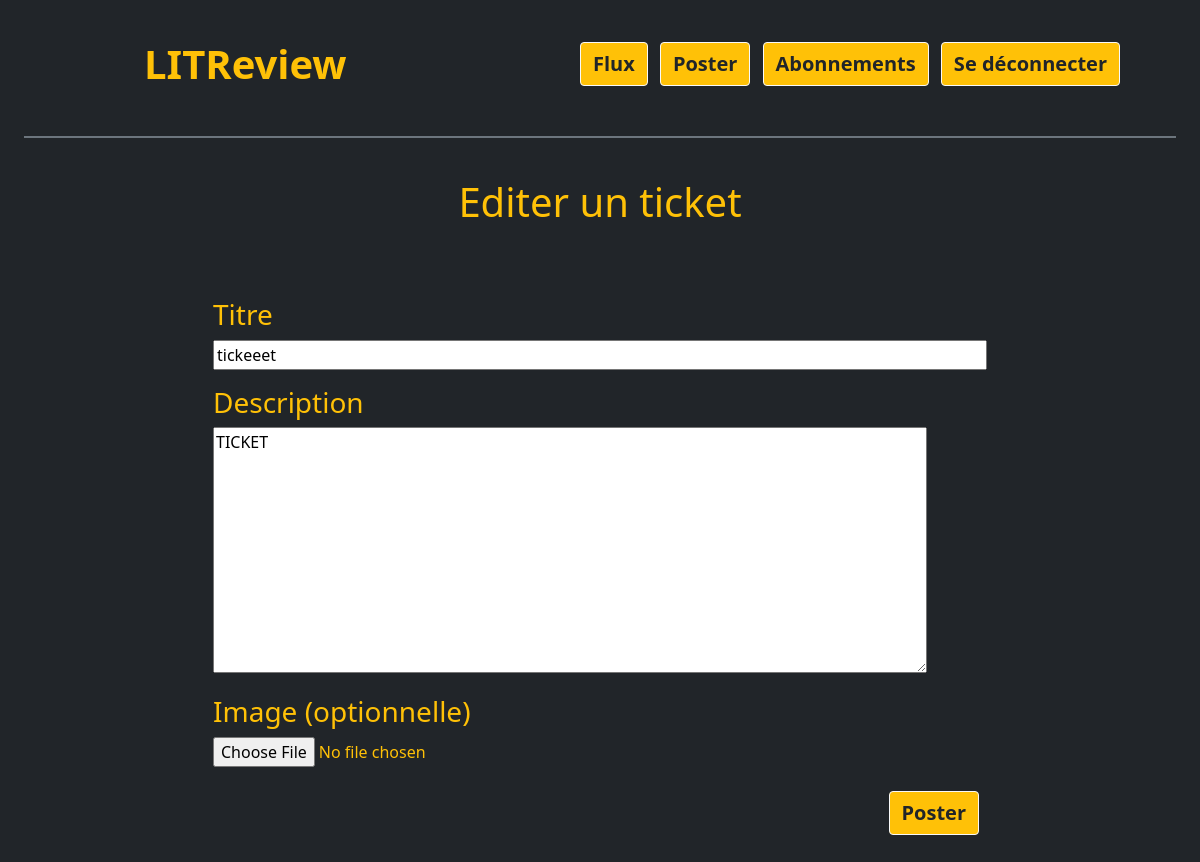
The app's page /reviews/ticket_edit/31/ (signed in), older data.
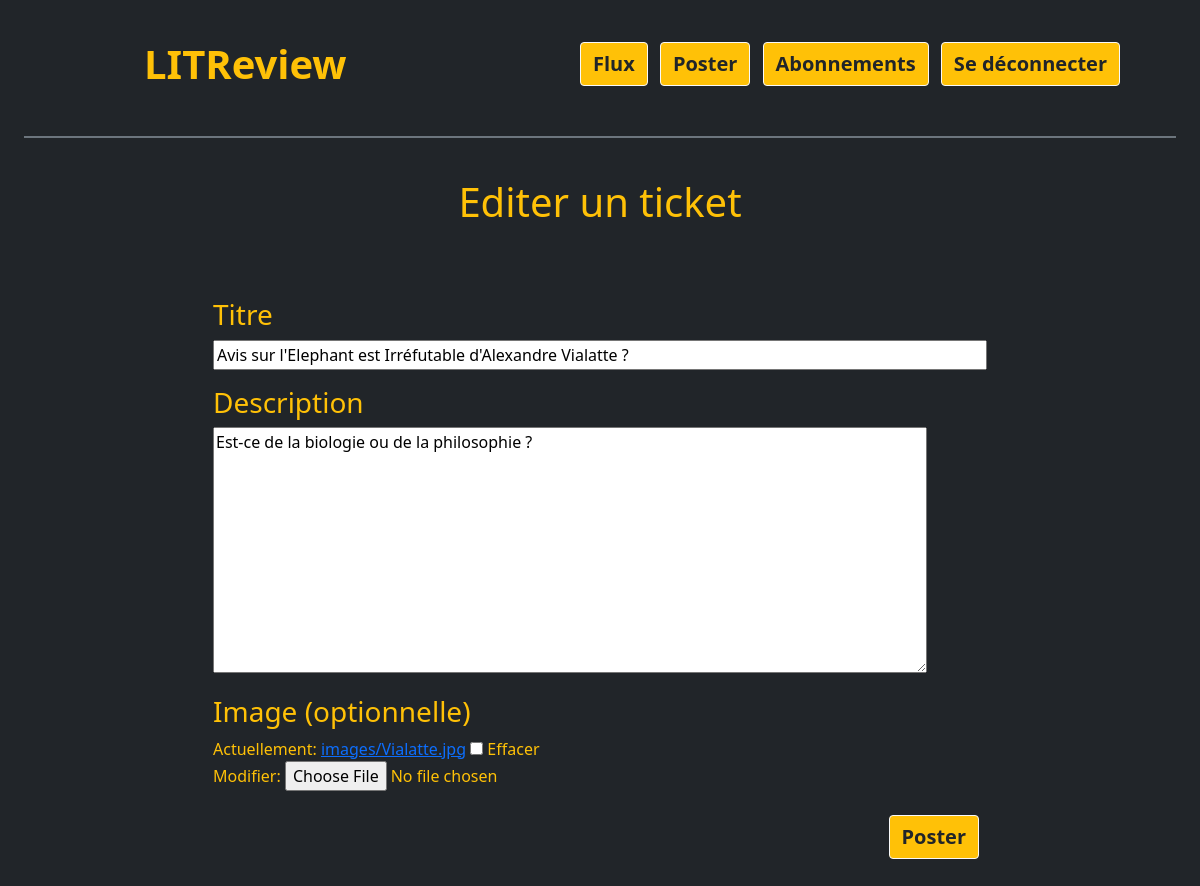
The same page, newer data.
### reviews/models.py (models this page shows, shortened)
class Ticket(models.Model):
    title = models.CharField(max_length=128)
    description = models.TextField(max_length=2048, blank=True)
    user = models.ForeignKey(to=settings.AUTH_USER_MODEL, on_delete=models.CASCADE)
    image = models.ImageField(null=True, blank=True, upload_to='images')
    time_created = models.DateTimeField(auto_now_add=True)

### reviews/views.py (the view)
# urls.py: path('ticket_edit/<int:ticket_id>/', views.ticket_edit, name='ticket_edit'),
@login_required
def ticket_edit(request, ticket_id):
    original = get_object_or_404(Ticket, pk=ticket_id)
    if request.user != original.user:
        raise PermissionDenied
    if request.method == "POST":
        form = TicketForm(request.POST, request.FILES)
        if form.is_valid():
            updated = form.save(commit=False)
            updated.ticket = ticket
            original.title = updated.title
            original.description = updated.description
            original.image = updated.image
            original.save()
            return redirect('/')
    else:
        form = TicketForm(instance=original)
    return render(request, 'reviews/ticket_edit.html', {'form': form,
                'ticket_id': ticket_id})

### reviews/forms.py
class TicketForm(forms.ModelForm):
    title = forms.CharField(widget=forms.TextInput(attrs={'size': '78'}))
    description = forms.CharField(widget=forms.Textarea(attrs={'cols': '75', 'rows': '10'}))
    class Meta:
        model = Ticket
        fields = ('title', 'description', 'image')

### templates/reviews/ticket_edit.html (shortened to what this page needs)
{% extends "base_rev.html" %}
{% block content %}
  <section class="d-flex flex-column justify-content-center align-items-center">
    <h1>Editer un ticket</h1>
    {% include './includes/ticket_form.html' with ticket_form=form %}
  </section>
{% endblock content %}

### templates/reviews/includes/ticket_form.html (shortened to what this page needs)
<form method="post" enctype="multipart/form-data" class="my-5">
    <h3 class="mt-3">Titre</h3>
    <p>{{ticket_form.title}}</p>
    <h3 class="mt-3">Description</h3>
    <p>{{ticket_form.description}}</p>
    <h3 class="mt-3">Image (optionnelle)</h3>
    <p>{{ticket_form.image}}</p>
    <div class="d-flex justify-content-end my-4">
    <button type="submit" class="btn btn-outline-light text-dark bg-warning me-2 fs-5 fw-bold">Poster</button>
  </div>
</form>

Row changes from the older to the newer data that the page shows:
changed Ticket: title "tickeeet" → "Avis sur l'Elephant est Irréfutable d'Alexandre Vialatte ?"; description "TICKET" → "Est-ce de la biologie ou de la philosophie ?"
Text that changed along with them:
form field image: (not shown) → "☐"
text now shown: "Actuellement: images/Vialatte.jpg Effacer Modifier:"
